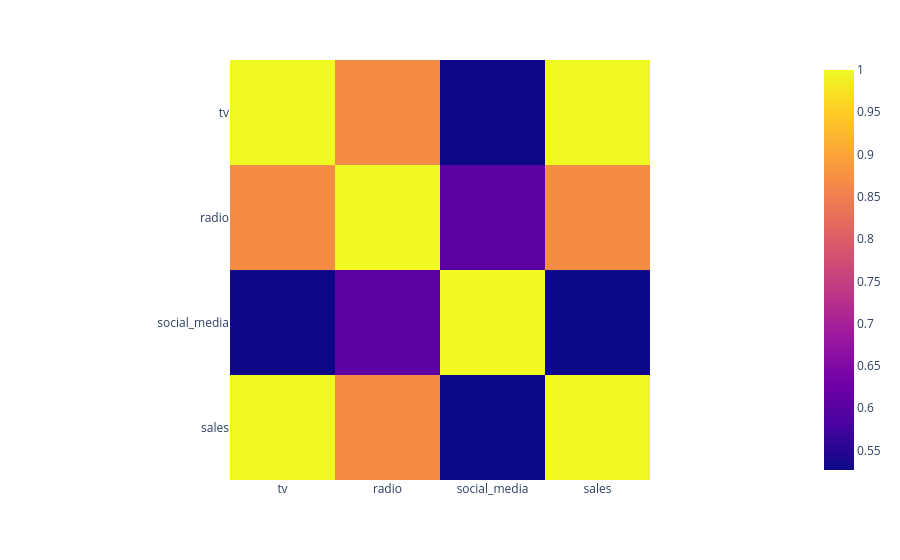

Here is the notebook cell this chart was saved with:
### Code cell
import plotly.express as px

fig = px.imshow(corr)
fig.show()

### Figure 1 — Plotly figure (JSON) as saved in the notebook; plotly's stock layout.template omitted (floating-point values rounded to 4 significant figures)
{"data": [{"coloraxis": "coloraxis", "hovertemplate": "x: %{x}<br>y: %{y}<br>color: %{z}<extra></extra>", "name": "0", "type": "heatmap", "x": ["tv", "radio", "social_media", "sales"], "xaxis": "x", "y": ["tv", "radio", "social_media", "sales"], "yaxis": "y", "z": [[1.0, 0.869, 0.528, 0.999], [0.869, 1.0, 0.606, 0.869], [0.528, 0.606, 1.0, 0.527], [0.999, 0.869, 0.527, 1.0]]}], "layout": {"coloraxis": {"colorscale": [[0, "#0d0887"], [0.1111, "#46039f"], [0.2222, "#7201a8"], [0.3333, "#9c179e"], [0.4444, "#bd3786"], [0.5556, "#d8576b"], [0.6667, "#ed7953"], [0.7778, "#fb9f3a"], [0.8889, "#fdca26"], [1, "#f0f921"]]}, "margin": {"t": 60}, "xaxis": {"anchor": "y", "constrain": "domain", "domain": [0, 1], "scaleanchor": "y"}, "yaxis": {"anchor": "x", "autorange": "reversed", "constrain": "domain", "domain": [0, 1]}}}
